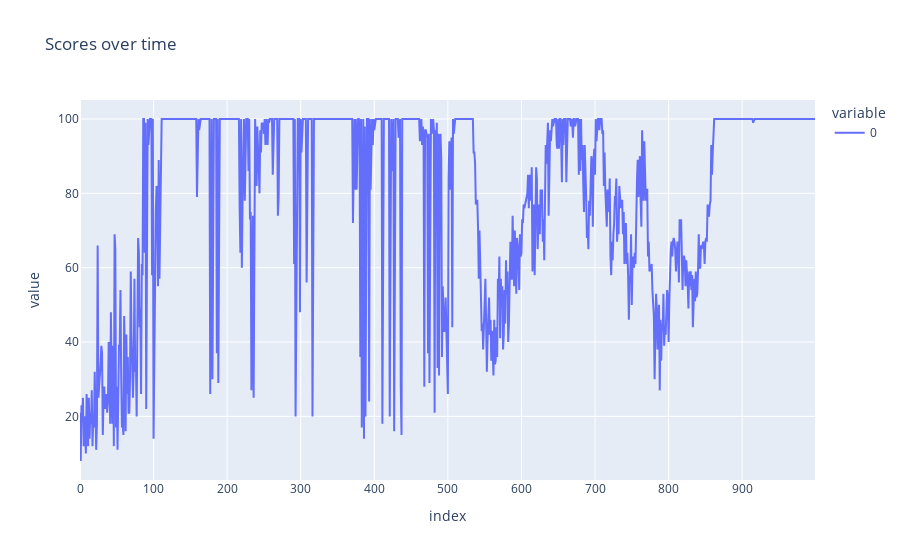

The notebook cell this image was saved under:
### Markdown cell above
### Sampling, no batching

### Code cell
if __name__ == "__main__":
    BATCH_SIZE = 1
    env = gym.make("CartPole-v1")
    policy = SamplePolicy(
        state_size=OBSERVATION_SPACE_SHAPE[0],
        action_size=ACTION_SPACE_SIZE,
        hidden_sizes=HIDDEN_SIZES,
    ).to(DEVICE)
    optimizer = optim.Adam(policy.parameters(), lr=LR)
    scores = reinforce_train(env=env, policy=policy, optimizer=optimizer, gamma=GAMMA, num_episodes=NUM_EPISODES, max_t=MAX_T)
    # Calculate the mean of the last 10 % of the scores
    last_10_percent_mean = sum(scores[int(NUM_EPISODES*0.9):]) / (NUM_EPISODES*0.1)
    fig = px.line(scores, title="Scores over time")
    fig.show()
    ExperimentManager(name=f"Batch Size {BATCH_SIZE} + Sample Results", primary_metric="last_10_percent_mean", file=__file__).commit(metrics={"last_10_percent_mean": last_10_percent_mean})

### Figure 1 — Plotly figure (JSON) as saved in the notebook; plotly's stock layout.template omitted (floating-point values rounded to 4 significant figures; data arrays with more than 128 entries replaced by an {"elided": "..."} marker saying what was removed)
{"data": [{"hovertemplate": "variable=0<br>index=%{x}<br>value=%{y}<extra></extra>", "legendgroup": "0", "line": {"color": "#636efa", "dash": "solid"}, "marker": {"symbol": "circle"}, "mode": "lines", "name": "0", "orientation": "v", "showlegend": true, "type": "scatter", "x": {"elided": "1000 int values"}, "xaxis": "x", "y": {"elided": "1000 int values"}, "yaxis": "y"}], "layout": {"legend": {"title": {"text": "variable"}, "tracegroupgap": 0}, "title": {"text": "Scores over time"}, "xaxis": {"anchor": "y", "domain": [0, 1], "title": {"text": "index"}}, "yaxis": {"anchor": "x", "domain": [0, 1], "title": {"text": "value"}}}}
